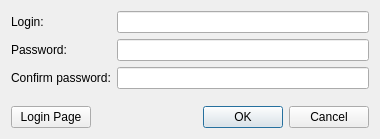
<?xml version="1.0" encoding="UTF-8"?>
<ui version="4.0">
 <class>RegistrationForm</class>
 <widget class="QWidget" name="RegistrationForm">
  <property name="geometry">
   <rect>
    <x>0</x>
    <y>0</y>
    <width>380</width>
    <height>139</height>
   </rect>
  </property>
  <property name="windowTitle">
   <string>Form</string>
  </property>
  <layout class="QVBoxLayout" name="verticalLayout">
   <item>
    <layout class="QFormLayout" name="formLayout">
     <item row="0" column="0">
      <widget class="QLabel" name="label">
       <property name="text">
        <string>Login:</string>
       </property>
      </widget>
     </item>
     <item row="1" column="0">
      <widget class="QLabel" name="label_2">
       <property name="text">
        <string>Password:</string>
       </property>
      </widget>
     </item>
     <item row="2" column="0">
      <widget class="QLabel" name="label_3">
       <property name="text">
        <string>Confirm password:</string>
       </property>
      </widget>
     </item>
     <item row="0" column="1">
      <widget class="QLineEdit" name="loginEdit"/>
     </item>
     <item row="1" column="1">
      <widget class="QLineEdit" name="passwordEdit">
       <property name="echoMode">
        <enum>QLineEdit::Password</enum>
       </property>
      </widget>
     </item>
     <item row="2" column="1">
      <widget class="QLineEdit" name="passwordConfirmEdit">
       <property name="echoMode">
        <enum>QLineEdit::Password</enum>
       </property>
      </widget>
     </item>
    </layout>
   </item>
   <item>
    <spacer name="verticalSpacer">
     <property name="orientation">
      <enum>Qt::Vertical</enum>
     </property>
     <property name="sizeHint" stdset="0">
      <size>
       <width>20</width>
       <height>40</height>
      </size>
     </property>
    </spacer>
   </item>
   <item>
    <layout class="QHBoxLayout" name="horizontalLayout">
     <item>
      <widget class="QPushButton" name="loginButton">
       <property name="text">
        <string>Login Page</string>
       </property>
      </widget>
     </item>
     <item>
      <widget class="QDialogButtonBox" name="buttonBox">
       <property name="standardButtons">
        <set>QDialogButtonBox::Cancel|QDialogButtonBox::Ok</set>
       </property>
      </widget>
     </item>
    </layout>
   </item>
  </layout>
 </widget>
 <tabstops>
  <tabstop>loginButton</tabstop>
  <tabstop>loginEdit</tabstop>
  <tabstop>passwordEdit</tabstop>
  <tabstop>passwordConfirmEdit</tabstop>
 </tabstops>
 <resources/>
 <connections/>
</ui>
